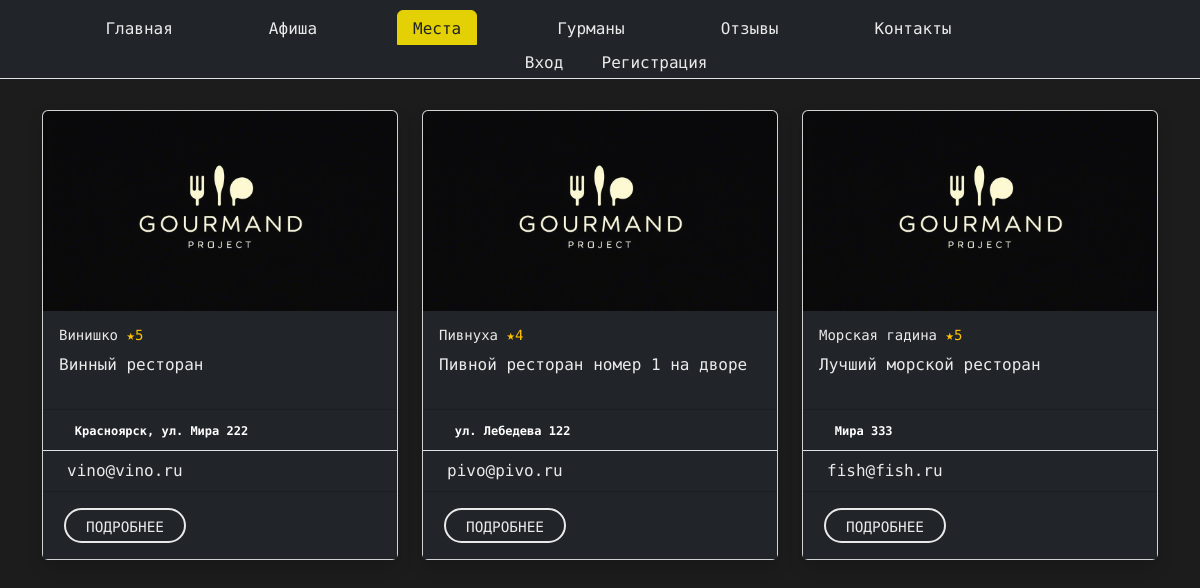
Screenshot of /places with the database file from the repository.
### landing/models.py (models this page shows, shortened)
class Place(models.Model):
  name = models.CharField(max_length=100)
  description = models.TextField()
  place_email = models.EmailField()
  location = models.TextField()
  rating = models.DecimalField(max_digits=10, decimal_places=0)
  image = models.ImageField(
    validators=[FileExtensionValidator(allowed_extensions=["jpg", "png", "webp"])],
    verbose_name="Фото заведения",
    upload_to="places/",
    blank=True,
    null=True
  )

### landing/views.py (the view)
# urls.py: path('places', views.places, name='places'),
def places(request):
  places_list = Place.objects.all()
  return render(request, 'places/places.html', context={'places': places_list})

### templates/places/places.html (shortened to what this page needs)
{% extends 'landing/base.html' %}
{% load static %}
{% block content %}
<div class="container my-5">
    <h1 class="mb-4 custom-text-color">Заведения в городе Красноярске</h1>
    {% if places %}
        <div class="row row-cols-1 row-cols-md-3 g-4">
            {% for place in places %}
            <div class="col">
                <div class="card h-100 shadow">
                    <img src="{% if place.image %}{{ place.image.url }}{% else %}{% static 'img/default.png' %}{% endif %}"
                         class="card-img-top img-fluid"
                         alt="{{ place.name }}"
                         style="height: 200px; object-fit: cover;">
                    <div class="card-body bg-dark custom-text-color">
                        <h5 class="custom-text-color">{{ place.name }} <span class="text-warning">★{{ place.rating }}</span></h5>
                        <p>{{ place.description|truncatechars:100 }}</p>
                    </div>
                    <ul class="list-group bg-dark list-group-flush">
                        <li class="list-group-item bg-dark">
                            <span class="badge bg-dark me-1">
                                {{ place.location }}
                            </span>
                        </li>
                        <li class="list-group-item bg-dark custom-text-color">
                            {{ place.place_email }}
                        </li>
                    </ul>
                        <div class="card-body text-center bg-dark">
                            <div class="button_user">
                                <a href="{% url 'place' place.id %}" class="custom-button">
                                    Подробнее
                                </a>
                            </div>
                        </div>
                </div>
</div>
            {% endfor %}
        </div>
    {% else %}
        <div class="alert alert-info" role="alert">
            На данный момент заведений нет. Следите за обновлениями!
        </div>
    {% endif %}
</div>
{% endblock %}

### landing/static/css/style.css (style rules this page uses)
body { background-color: #1c1c1c; color: white; font-family: 'LXGW WenKai Mono TC', 'Arial', sans-serif; }
a { color: #1f1f1f; text-decoration: none !important; outline: none !important; transition: all 0.3s ease-in-out; }
h1, h2, h3, h4, h5, h6 { letter-spacing: 0; font-weight: normal; position: relative; padding: 0 0 10px 0; line-height: normal; color: #111111; margin: 0; }
h1 { font-size: 24px; }
h5 { font-size: 14px; }
.button_user a { float: left; min-width: 75px; height: 35px; text-align: center; line-height: 35px; position: relative; padding: 0 15px; margin: 0 2px; }
.button_user .custom-button { display: inline-block; min-width: 120px; height: 35px; line-height: 35px; text-align: center; padding: 0 20px; margin: 0 5px; color: #eaeaea; border: 2px solid #eaeaea; border-radius: 25px; transition: all 0.3s ease; text-transform: uppercase; font-size: 0.9rem; }
.custom-text-color { color: #eaeaea; }

### rows the page displays
Place: name "Винишко", rating "5", description "Винный ресторан", location "Красноярск, ул. Мира 222", place_email "vino@vino.ru"
Place: name "Пивнуха", rating "4", description "Пивной ресторан номер 1 на дворе", location "ул. Лебедева 122", place_email "pivo@pivo.ru"
Place: name "Морская гадина", rating "5", description "Лучший морской ресторан", location "Мира 333", place_email "fish@fish.ru"
